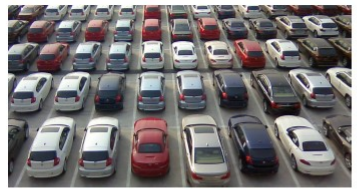
%> input picture cv_asg/cars.png, 357 x 196 px
$ octave object_count_cars.m   (GNU Octave 9; MATLAB toolbox functions it lacks are replaced by stand-ins)
%> lines starting %> are read from the running program, lines starting %| are printed output that depends on the picture; in (x1, y1, x2, y2) boxes, pixels count from 0 and x2, y2 are one past the last pixel; in counts of white or black regions, pixels touching at a corner belong together; the program's own positions count from 1
% Assignment 4
% Object Count Finding


img = imread('cars.png');
%> img is the input picture: size 196x357x3 uint8; mean R, G, B 125.6, 121.7, 122.2

gray_img = rgb2gray(img);
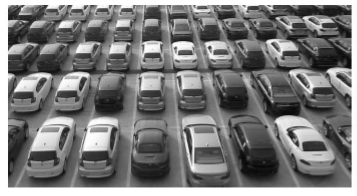
%> gray_img: size 196x357 uint8; min 7, max 255, mean 122.9
img2 = medfilt2(gray_img);
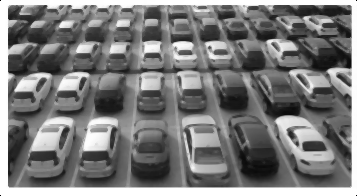
%> img2: size 196x357 uint8; min 0, max 255, mean 122.9

bin_img2 = imbinarize(img2);
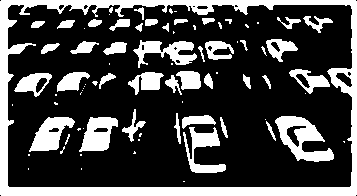
%> bin_img2: size 196x357 logical; 27.5% white; 81 white regions (38 under 20 px), largest, box (x1, y1, x2, y2) and area: (0, 0, 357, 196) 8826, (275, 116, 334, 162) 1290, (29, 117, 75, 152) 869

% Structuring Element
SE = strel('square',5);
bin_img3 = imopen(bin_img2,SE);
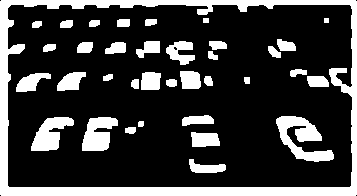
%> bin_img3: size 196x357 logical; 23.5% white; 36 white regions, largest, box (x1, y1, x2, y2) and area: (0, 0, 357, 196) 8403, (276, 116, 334, 162) 1247, (31, 117, 74, 151) 834

% In matlab 2015
% Get connected components
[L,num] = bwlabel(bin_img3);
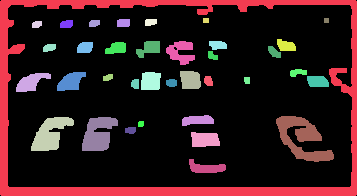
%> L: size 196x357 double; 37 distinct labels, from 0 to 36; one colour per label, 0 black
%> num = 36
imshow(bin_img3)
disp(num)
%| 36

% Use this to make new image with only connected components
[r,c] = find(L==1);
%> r = 8403 values from 1 to 196; c = 8403 values from 1 to 357


% In matlab 2016+
% Get connected components
CC = bwconncomp(bin_img3);
%> CC = 36 connected components
% Use this to make new image with only connected components
% CC.PixelIdxList{2}

disp('Number of Objects');
disp(cc.NumObjects);
%> (this line was passed over: cc is not available in this run)
